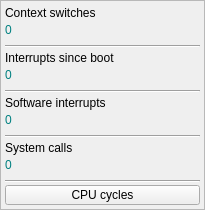
     <widget class="QFrame" name="cpudexdt">
      <property name="geometry">
       <rect>
        <x>5</x>
        <y>240</y>
        <width>205</width>
        <height>210</height>
       </rect>
      </property>
      <property name="sizePolicy">
       <sizepolicy hsizetype="Fixed" vsizetype="Fixed">
        <horstretch>0</horstretch>
        <verstretch>0</verstretch>
       </sizepolicy>
      </property>
      <property name="minimumSize">
       <size>
        <width>205</width>
        <height>210</height>
       </size>
      </property>
      <property name="maximumSize">
       <size>
        <width>205</width>
        <height>210</height>
       </size>
      </property>
      <property name="frameShape">
       <enum>QFrame::StyledPanel</enum>
      </property>
      <property name="frameShadow">
       <enum>QFrame::Raised</enum>
      </property>
      <widget class="QLabel" name="cpudcsnm">
       <property name="geometry">
        <rect>
         <x>5</x>
         <y>20</y>
         <width>195</width>
         <height>20</height>
        </rect>
       </property>
       <property name="sizePolicy">
        <sizepolicy hsizetype="Fixed" vsizetype="Fixed">
         <horstretch>0</horstretch>
         <verstretch>0</verstretch>
        </sizepolicy>
       </property>
       <property name="minimumSize">
        <size>
         <width>195</width>
         <height>20</height>
        </size>
       </property>
       <property name="maximumSize">
        <size>
         <width>195</width>
         <height>20</height>
        </size>
       </property>
       <property name="styleSheet">
        <string notr="true">font: 15pt &quot;JetBrains Mono&quot;;
color: #008080;</string>
       </property>
       <property name="text">
        <string>0</string>
       </property>
      </widget>
      <widget class="QLabel" name="cpudcslb">
       <property name="geometry">
        <rect>
         <x>5</x>
         <y>5</y>
         <width>195</width>
         <height>15</height>
        </rect>
       </property>
       <property name="sizePolicy">
        <sizepolicy hsizetype="Fixed" vsizetype="Fixed">
         <horstretch>0</horstretch>
         <verstretch>0</verstretch>
        </sizepolicy>
       </property>
       <property name="minimumSize">
        <size>
         <width>195</width>
         <height>15</height>
        </size>
       </property>
       <property name="maximumSize">
        <size>
         <width>195</width>
         <height>15</height>
        </size>
       </property>
       <property name="styleSheet">
        <string notr="true">font: 10pt &quot;Inter&quot;;</string>
       </property>
       <property name="text">
        <string>Context switches</string>
       </property>
      </widget>
      <widget class="Line" name="cpudlin1">
       <property name="geometry">
        <rect>
         <x>5</x>
         <y>45</y>
         <width>195</width>
         <height>3</height>
        </rect>
       </property>
       <property name="sizePolicy">
        <sizepolicy hsizetype="Fixed" vsizetype="Fixed">
         <horstretch>0</horstretch>
         <verstretch>0</verstretch>
        </sizepolicy>
       </property>
       <property name="minimumSize">
        <size>
         <width>195</width>
         <height>3</height>
        </size>
       </property>
       <property name="maximumSize">
        <size>
         <width>195</width>
         <height>3</height>
        </size>
       </property>
       <property name="orientation">
        <enum>Qt::Horizontal</enum>
       </property>
      </widget>
      <widget class="QLabel" name="cpudinnm">
       <property name="geometry">
        <rect>
         <x>5</x>
         <y>65</y>
         <width>195</width>
         <height>20</height>
        </rect>
       </property>
       <property name="sizePolicy">
        <sizepolicy hsizetype="Fixed" vsizetype="Fixed">
         <horstretch>0</horstretch>
         <verstretch>0</verstretch>
        </sizepolicy>
       </property>
       <property name="minimumSize">
        <size>
         <width>195</width>
         <height>20</height>
        </size>
       </property>
       <property name="maximumSize">
        <size>
         <width>195</width>
         <height>20</height>
        </size>
       </property>
       <property name="styleSheet">
        <string notr="true">font: 15pt &quot;JetBrains Mono&quot;;
color: #008080;</string>
       </property>
       <property name="text">
        <string>0</string>
       </property>
      </widget>
      <widget class="Line" name="cpudlin2">
       <property name="geometry">
        <rect>
         <x>5</x>
         <y>90</y>
         <width>195</width>
         <height>3</height>
        </rect>
       </property>
       <property name="sizePolicy">
        <sizepolicy hsizetype="Fixed" vsizetype="Fixed">
         <horstretch>0</horstretch>
         <verstretch>0</verstretch>
        </sizepolicy>
       </property>
       <property name="minimumSize">
        <size>
         <width>195</width>
         <height>3</height>
        </size>
       </property>
       <property name="maximumSize">
        <size>
         <width>195</width>
         <height>3</height>
        </size>
       </property>
       <property name="orientation">
        <enum>Qt::Horizontal</enum>
       </property>
      </widget>
      <widget class="QLabel" name="cpudinlb">
       <property name="geometry">
        <rect>
         <x>5</x>
         <y>50</y>
         <width>195</width>
         <height>15</height>
        </rect>
       </property>
       <property name="sizePolicy">
        <sizepolicy hsizetype="Fixed" vsizetype="Fixed">
         <horstretch>0</horstretch>
         <verstretch>0</verstretch>
        </sizepolicy>
       </property>
       <property name="minimumSize">
        <size>
         <width>195</width>
         <height>15</height>
        </size>
       </property>
       <property name="maximumSize">
        <size>
         <width>195</width>
         <height>15</height>
        </size>
       </property>
       <property name="styleSheet">
        <string notr="true">font: 10pt &quot;Inter&quot;;</string>
       </property>
       <property name="text">
        <string>Interrupts since boot</string>
       </property>
      </widget>
      <widget class="Line" name="cpudlin3">
       <property name="geometry">
        <rect>
         <x>5</x>
         <y>135</y>
         <width>195</width>
         <height>3</height>
        </rect>
       </property>
       <property name="sizePolicy">
        <sizepolicy hsizetype="Fixed" vsizetype="Fixed">
         <horstretch>0</horstretch>
         <verstretch>0</verstretch>
        </sizepolicy>
       </property>
       <property name="minimumSize">
        <size>
         <width>195</width>
         <height>3</height>
        </size>
       </property>
       <property name="maximumSize">
        <size>
         <width>195</width>
         <height>3</height>
        </size>
       </property>
       <property name="orientation">
        <enum>Qt::Horizontal</enum>
       </property>
      </widget>
      <widget class="QLabel" name="cpudsinm">
       <property name="geometry">
        <rect>
         <x>5</x>
         <y>110</y>
         <width>195</width>
         <height>20</height>
        </rect>
       </property>
       <property name="sizePolicy">
        <sizepolicy hsizetype="Fixed" vsizetype="Fixed">
         <horstretch>0</horstretch>
         <verstretch>0</verstretch>
        </sizepolicy>
       </property>
       <property name="minimumSize">
        <size>
         <width>195</width>
         <height>20</height>
        </size>
       </property>
       <property name="maximumSize">
        <size>
         <width>195</width>
         <height>20</height>
        </size>
       </property>
       <property name="styleSheet">
        <string notr="true">font: 15pt &quot;JetBrains Mono&quot;;
color: #008080;</string>
       </property>
       <property name="text">
        <string>0</string>
       </property>
      </widget>
      <widget class="QLabel" name="cpudsilb">
       <property name="geometry">
        <rect>
         <x>5</x>
         <y>95</y>
         <width>195</width>
         <height>15</height>
        </rect>
       </property>
       <property name="sizePolicy">
        <sizepolicy hsizetype="Fixed" vsizetype="Fixed">
         <horstretch>0</horstretch>
         <verstretch>0</verstretch>
        </sizepolicy>
       </property>
       <property name="minimumSize">
        <size>
         <width>195</width>
         <height>15</height>
        </size>
       </property>
       <property name="maximumSize">
        <size>
         <width>195</width>
         <height>15</height>
        </size>
       </property>
       <property name="styleSheet">
        <string notr="true">font: 10pt &quot;Inter&quot;;</string>
       </property>
       <property name="text">
        <string>Software interrupts</string>
       </property>
      </widget>
      <widget class="Line" name="cpudlin4">
       <property name="geometry">
        <rect>
         <x>5</x>
         <y>180</y>
         <width>195</width>
         <height>3</height>
        </rect>
       </property>
       <property name="sizePolicy">
        <sizepolicy hsizetype="Fixed" vsizetype="Fixed">
         <horstretch>0</horstretch>
         <verstretch>0</verstretch>
        </sizepolicy>
       </property>
       <property name="minimumSize">
        <size>
         <width>195</width>
         <height>3</height>
        </size>
       </property>
       <property name="maximumSize">
        <size>
         <width>195</width>
         <height>3</height>
        </size>
       </property>
       <property name="orientation">
        <enum>Qt::Horizontal</enum>
       </property>
      </widget>
      <widget class="QLabel" name="cpudscnm">
       <property name="geometry">
        <rect>
         <x>5</x>
         <y>155</y>
         <width>195</width>
         <height>20</height>
        </rect>
       </property>
       <property name="sizePolicy">
        <sizepolicy hsizetype="Fixed" vsizetype="Fixed">
         <horstretch>0</horstretch>
         <verstretch>0</verstretch>
        </sizepolicy>
       </property>
       <property name="minimumSize">
        <size>
         <width>195</width>
         <height>20</height>
        </size>
       </property>
       <property name="maximumSize">
        <size>
         <width>195</width>
         <height>20</height>
        </size>
       </property>
       <property name="styleSheet">
        <string notr="true">font: 15pt &quot;JetBrains Mono&quot;;
color: #008080;</string>
       </property>
       <property name="text">
        <string>0</string>
       </property>
      </widget>
      <widget class="QLabel" name="cpudsclb">
       <property name="geometry">
        <rect>
         <x>5</x>
         <y>140</y>
         <width>195</width>
         <height>15</height>
        </rect>
       </property>
       <property name="sizePolicy">
        <sizepolicy hsizetype="Fixed" vsizetype="Fixed">
         <horstretch>0</horstretch>
         <verstretch>0</verstretch>
        </sizepolicy>
       </property>
       <property name="minimumSize">
        <size>
         <width>195</width>
         <height>15</height>
        </size>
       </property>
       <property name="maximumSize">
        <size>
         <width>195</width>
         <height>15</height>
        </size>
       </property>
       <property name="styleSheet">
        <string notr="true">font: 10pt &quot;Inter&quot;;</string>
       </property>
       <property name="text">
        <string>System calls</string>
       </property>
      </widget>
      <widget class="QPushButton" name="cpudtmbt">
       <property name="geometry">
        <rect>
         <x>5</x>
         <y>185</y>
         <width>195</width>
         <height>20</height>
        </rect>
       </property>
       <property name="sizePolicy">
        <sizepolicy hsizetype="Fixed" vsizetype="Fixed">
         <horstretch>0</horstretch>
         <verstretch>0</verstretch>
        </sizepolicy>
       </property>
       <property name="minimumSize">
        <size>
         <width>195</width>
         <height>20</height>
        </size>
       </property>
       <property name="maximumSize">
        <size>
         <width>195</width>
         <height>20</height>
        </size>
       </property>
       <property name="styleSheet">
        <string notr="true">font: 10pt &quot;Inter&quot;;</string>
       </property>
       <property name="text">
        <string>CPU cycles</string>
       </property>
      </widget>
     </widget>
